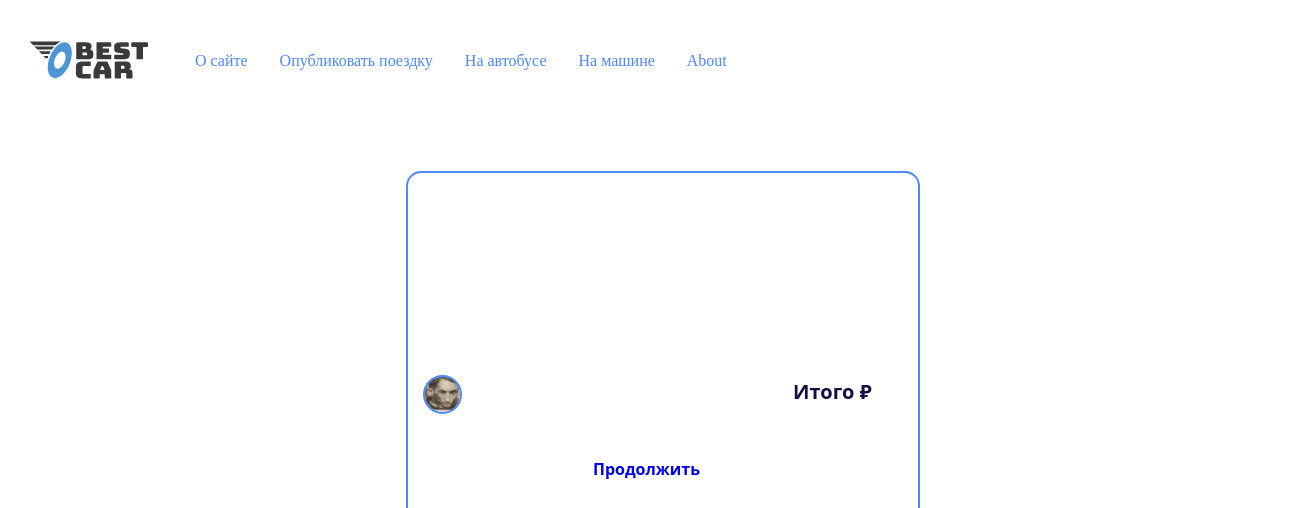
Page /booking/to_book/RYPEUQ1IIMZKN6LV6R2A0BVRLZNJO9G7WTBMYTHA/ on the earlier database version.
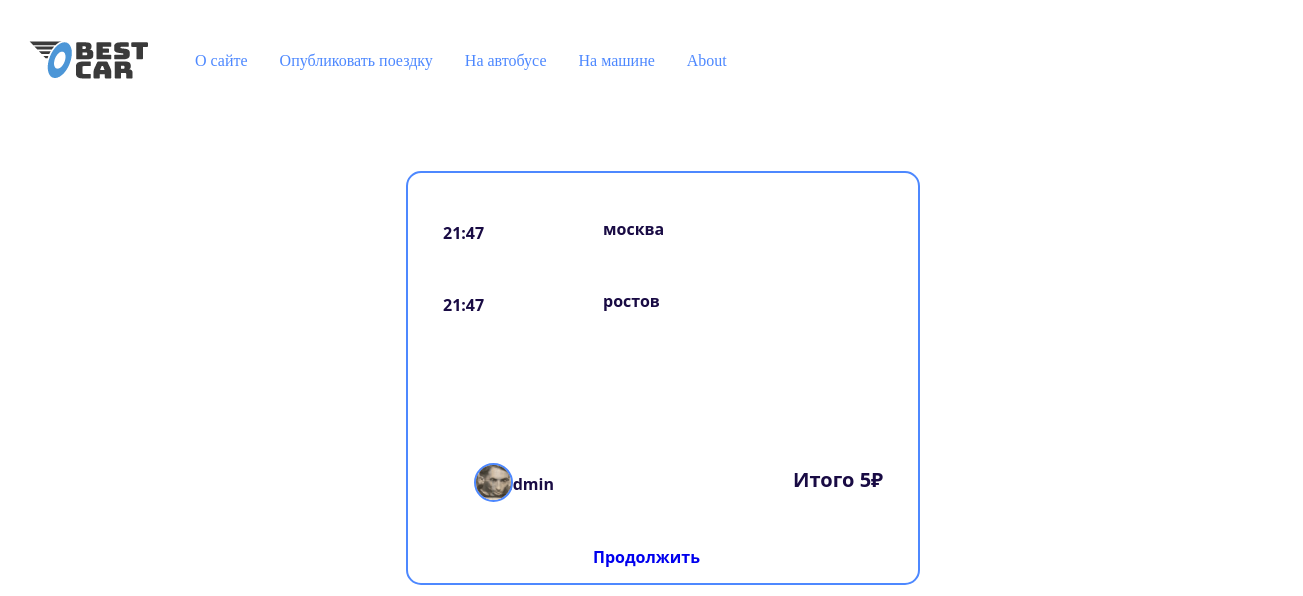
Same page on the later database version.
### bestcar/models/publishing_a_trip.py (models this page shows, shortened)
class Publishing_a_trip(models.Model):
    departure = models.CharField(
        max_length=100,
        verbose_name="отправление",
        validators=[Validators_language_model()]
    )
    arrival = models.CharField(
        max_length=100,
        verbose_name="прибытие",
        validators=[Validators_language_model()]
    )
    departure_time = models.DateTimeField(
        verbose_name="время отправления",
        validators=[Validators_date_model()]
    )
    arrival_time = models.DateTimeField(
        verbose_name="время прибытия",
        default=None,
        validators=[Validators_date_model()]
    )
    free_seating = models.PositiveSmallIntegerField(
        verbose_name='количество мест',
        default=1
    )
    reserved_seats = models.PositiveIntegerField(
        verbose_name='количество бронированных мест',
        default=0
    )
    price = models.PositiveSmallIntegerField(
        verbose_name="цена"
    )
    author = models.ForeignKey(
        get_user_model(),
        on_delete=models.CASCADE,
        related_name="author",
        null=True, default=None
    )
    slug = models.SlugField(
        max_length=100,
        unique=True,
        db_index=True
    )
    objects = models.Manager()
    car = CarManager()
    bus = BusManager()
    class Meta:
        verbose_name = 'Опубликованные поездки'
        verbose_name_plural = 'Опубликованные поездки'
        ordering = ('departure_time',)
        indexes = [
            models.Index(
                fields=['departure', 'arrival', 'free_seating', 'departure_time'],
                name='trip_filter_idx'
            )
        ]

### users/models.py (models this page shows, shortened)
class User(AbstractUser):
    photo = models.ImageField(
        upload_to='users/$Y/%m/%d/',
        blank=True, null=True,
        verbose_name='Фотография')
    category = models.ForeignKey(
        Category,
        on_delete=models.PROTECT,
        default=1,
        verbose_name='Категория транспортного средства'
                                                                                           )
    models_auto = models.CharField(
        max_length=100,
        verbose_name="модель автомобиля"
    )
    class Meta:
        verbose_name = 'Пользователи'
        verbose_name_plural = 'Пользователи'

### booking/views.py (the view)
# urls.py: path('to_book/<slug:trip_slug>/', Bookings.as_view(), name='to_book'),
class Bookings(DataMixin, BaseView, ListView):
    model = Publishing_a_trip
    template_name = 'bestcar/to_book_a_trip.html'
    title_page = 'Потверждение'
    def dispatch(self, request, *args, **kwargs):
        self.trip_slug = kwargs.get('trip_slug')
        return super().dispatch(request, *args, **kwargs)
    def get_queryset(self):
        return Bookings_services.bookings_services(slug=self.trip_slug)
    def get_context_data(self, **kwargs):
        context = super().get_context_data(**kwargs)
        return self.get_mixin_context(context, default_image=settings.DEFAULT_USER_IMAGE)

### bestcar/utils.py (called while the page is built)
    def get_mixin_context(self, context, **kwargs):
        if self.title_page:
            context['title'] = self.title_page
        context['menu'] = MENU  # Предполагается, что MENU - это глобальная переменная
        context.update(kwargs)
        return context

### booking/services.py (called while the page is built)
    @staticmethod
    def bookings_services(**kwargs):
        try:
            slug = kwargs['slug']
            object_list = get_object_or_404(Publishing_a_trip, slug=slug)
            return object_list
        except Http404 as e:
            return JsonResponse({
                "errorMessage": str(e),
                "status": 400
            })

### booking/views.py (called while the page is built)
    def dispatch(self, request, *args, **kwargs):
        try:
            response = super().dispatch(request, *args, **kwargs)
        except Exception as e:
            return self._response(e, status=400)
        if isinstance(response, (dict, list)):
            return self._response(response)
        else:
            return response

### bestcar/templates/bestcar/to_book_a_trip.html (shortened to what this page needs)
{% extends 'base.html' %}
{% block content %}
{% load static %}
<link rel="stylesheet" type="text/css" href="{% static 'bestcar/css/style_to_book_a_trip.css' %}">
<div id="frame">
    <p id="departure"> {{object_list.departure}}</p>
    <p id="arrival"> {{object_list.arrival}}</p>
    <p id="departure_time"> {{object_list.departure_time|date:"H:i"}}</p>
    <p id="arrival_time"> {{object_list.arrival_time|date:"H:i"}}</p>
    <p id="price"> Итого {{object_list.price}}₽</p>
    <p id="username"> {{object_list.author.username}}</p>
        {%  if object_list.author.photo   %}
            <img src="{{ object_list.author.photo.url }}" id="photo_user" />
        {% else %}
            <img src ='{{default_image}}' id="default_user_photo"  />
        {% endif %}
    <p id="load"><a href="{% url 'booking:booking' object_list.slug %}" >Продолжить</a></p>
</div>
{% endblock %}

Differences in the rows shown:
added Publishing_a_trip: departure "москва", arrival "ростов", departure_time "21:47", arrival_time "21:47", price "5", author.username "admin"
